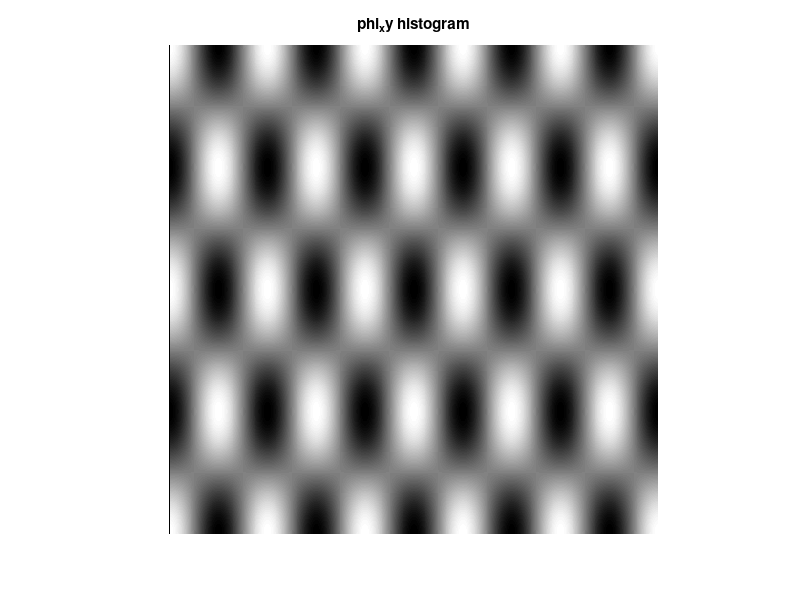

Here is the MATLAB script that generated this plot: (Note: this script raises an error after producing the figure.)
clear all;
close all;
clc;
%% -- section 1 -- %%

% - part b - %

% we define the granularity of the function samples. since we want to
% simulate a continues function we choose the delta between each sample to
% be very small (uniform distribution).
continuous_approx_delta = 0.001;
% calculate the 2D grid of a [0,1]x[0,1] rectangle.
grid = 0 : continuous_approx_delta : 1;
[x_grid,y_grid] = meshgrid(grid,grid);

% define the function's parameters.
omega_x = 5;
omega_y = 2;
A = 5000;
% since cos(x) gets 1 and -1 in the defined box, the highest and lowest
% points are the amplitude and (-amplitude) respectively.
phi_h = A;
phi_l = -A;
% calculate the function's values at the given sampling points (which,
% again simulates a continuous function).
phi_xy=A*cos(2*pi*omega_x*(x_grid)).* cos(2*pi* omega_y *(y_grid));

% plot the function as a greyscale image histogram.
imshow(phi_xy,[phi_l phi_h]);
title('phi_xy histogram');

% figure('Name','phi_xy(continuous)');
% mesh_grid = surf(x_grid,y_grid,phi_xy);
% set(mesh_grid,'LineStyle','none');

% - part c - %
% calculate phi-low and phi-high by finding the the min element and max
% element of the given phi matrix
phi_l = min(min(phi_xy));
phi_h = max(max(phi_xy));

% now we want to numericaly calculate the derivative of phi according to x
% and the derivative of phi according to y of every existing point
% in the defined area. for that we will use the definition of the
% derivative. first we are calculating the value of the function at a close
% point (x+delta or y+delta).
phi_x_delta_y = A*cos(2*pi*omega_x*(x_grid+continuous_approx_delta)).* cos(2*pi* omega_y *(y_grid));
phi_x_y_delta = A*cos(2*pi*omega_x*(x_grid)).* cos(2*pi* omega_y *(y_grid+continuous_approx_delta));
% afterwards, we use the previous calculation to calculate an approximation
% of the derivative in every point.
dev_phi_x = (phi_x_delta_y-phi_xy)./(continuous_approx_delta);
dev_phi_y = (phi_x_y_delta-phi_xy)./(continuous_approx_delta);
%lastly, we are doing an approximation of the integral of the energy of the
% derivative of phi according to x and according to y. the approximation is
% done by creating a dense grid of the total area and calculating the
% sum of the areas of the 3D squares created beneath the energies functions
energy_dev_phi_x = sum(sum((dev_phi_x.^2).*((continuous_approx_delta)^2)));
energy_dev_phi_y = sum(sum((dev_phi_y.^2).*((continuous_approx_delta)^2)));

% the results we are getting are:
% phi_l = 5000
% phi_h = -5000
% energy_dev_phi_x = 6.180334468832723e+09
% energy_dev_phi_y = 9.889214252841669e+08


% - part d - %

% in this part, we need to find N_x,N_y & b which setisfy the non-linear
% optimization problem:
% min {MSE_total(N_x,N_y,b)}
% s.t. N_x*N_y*b = B
%
% we need to do it for 2 different values of B.
B_l = 5000;
B_h = 50000;
% let's define the MSE function.
% the function we have has a uniform partition of values across [0,1]x[0,1]
% so we can use the MSE equation we have seen in class. this equation
% assumes uniform sampling and quantizing. Note that x(1) represents N_x,
% x(2) represents N_y and x(3) represents b.
mse = @(x)(1/(12*(x(1))^2)*energy_dev_phi_x) + ...
    (1/(12*(x(2))^2)*energy_dev_phi_y) + ...
    ((phi_h-phi_l)^2)/(12*(2^(2*x(3))));
% define the starting values for x (for finiding the minimum) for the
% numerical calculation. we set them != 0 so fmincon won't fail on division
% by 0.
x0 = [0.001 0.001 0.001];
% define the constraint for B_l. we have no inequality constraint, only
% equality constraint: N_x*N_y*Nb - B = 0.
% we found out that calculating the minimum mse using the constraint
% B_x*B_y*b <= B is much faster using fmincon. since, in this case,
% changing the contraint from = to <= leads to an equal optimization
% problem (since the mse is built in such a way that will always want as
% big N_x,N_y,b as we may have) we changed the constraint.
con_l = @(x)deal((x(1)*x(2)*x(3)-B_l), []);
% define lower and upper bounds for the values of N_x, N_y, b.
lb_l = [0.001 0.001 0.001];
ub_l = [B_l B_l B_l];
% we need to set options to increase max number of iterations.
options = optimoptions('fmincon','MaxFunctionEvaluations', inf, 'MaxIterations', inf);
[opt_l,f_opt_l] = fmincon(mse,x0,[],[],[],[],lb_l,ub_l,con_l,options);
% in this subsection we do not need to transform N_x,N_y & b to integers.
% the results for B_low:
% N_x = 59.2081
% N_y = 23.6840
% b   = 3.5656
% MSE = 3.5328e+05

% ...and do the same with B_h.
con_h = @(x)deal((x(1)*x(2)*x(3)-B_h), []);
lb_h = [0.001 0.001 0.001];
ub_h = [B_h B_h B_h];
[opt_h,f_opt_h] = fmincon(mse,x0,[],[],[],[],lb_h,ub_h,con_h,options);
% the results for B_high:
% N_x = 154.6462
% N_y = 61.8606
% b   = 5.2266
% MSE = 4.9015e+04
% we can see that these results are very close to the result we got in the
% previous part!

% - part e - %

% in this part we need to find the optimal N_x,N_y,b practically. To do so
% we will use a for loop that tests different combinations of N_x,N_y,b for
% finding minimum MSE while still statisfying the constraints.

% initialize the opt MSE value and the solutions vector.
practical_opt_l = [0 0 0];
practical_opt_val_l = inf;
% now we want to test different combinations of INTEGER N_x,N_y,b values
% for finding optimality. The for loop is running on N_x and N_y, and b is
% derived from them. to keep b an integer and still statisfy the constraint
% N_x*N_y*b <= B we use floor on b's value.
% we are going to save the new matrix we are creating here. for allocate it
% beforehand for performance.
reconstructed_image_l = zeros(1/continuous_approx_delta+1);
best_reconstructed_image_l = zeros(1/continuous_approx_delta+1);
% this variable is going to be explained soon
last_y = 0;
% NOTE: this loop might take about a minutes to complete.
tic;
for N_x = B_l:-1:1
    % now we are going to do a trick in order to speed up the calculation.
    % notice that we are running the loop from the highest value of N_x and
    % backwards. Let us notice the following facts:
    % 1. The maximum value of N_y is floor(B_l/N_x) since N_x*N_y <=B
    % 2. if maximum value of N_y is the same as in previous iteration, the
    %    possible values of b are going to be the same as in previous
    %    iteration.
    % 3. since we only decrease N_x and N_y in each iteration, then if the
    %    max value of N_y is the same as in previous iteration, then we can
    %    not get a better resoult for N_x,N_y,b combination then what we've
    %    got in previous iteration (since b gets the same values but we
    %    decreased N_x / N_y).

    % check if we can generate new values of N_y in this iteration and thus
    % generate new values of b. if not we can skip this iteration.
    if(floor(B_l/N_x) == last_y)
        continue;
    end;
    % calculate the vector of all possible values of N_y that gives maximum
    % N_y for particular b.
    %N_y_values = unique(floor((B_l./(N_x*(1:floor(B_l/N_x))))));

    % and save the new max N_y value.
    last_y = floor(B_l/N_x);
    % this variable is going to be used to save the last b found.
    last_b = 0;
    % now loop through N_y values. notice that we are going backwards
    for N_y = floor(B_l/N_x):-1:1
        b = floor(B_l/(N_x*N_y));
        % if the b that was found is similar to the privous b, then it
        % means that we found a combination of N_x,N_y,b that has lower N_y
        % than the previous iteration (but same b), this means that we are
        % going to get a worse MSE for sure. If this is the case skip this
        % iteration
        if (b == last_b)
          continue;
        end
        last_b = b;
        % As we assumed a uniform quantizer when calculating optimal N_x,N_y,b,
        % each decision level should have the same length. let us calculate the
        % length of each decision level - ((phi_high - phi_low) / N)
        decision_region_length = max((2 * abs(A)) / (2^b),1);
        % now we are going to loop through each square in the grid created by N_x &
        % N_y, find the sampling point which is the avarage value of phi in every
        % square and then quantize the average value we found.
        for i = 0:1:(N_y-1)
            % calculate the starting and ending element of the y-axis (in the phi-
            % matrix) as a function of the current i iteration.
            y_start = ceil(i/(continuous_approx_delta*N_y))+1;
            y_end = floor((i+1)/(continuous_approx_delta*N_y))+1;

            for j = 0:1:(N_x-1)
                % similarly, calculate the starting and ending element of the x-axis
                % (in the phi-matrix) as a function of the current j iteration.
                x_start = ceil(j/(continuous_approx_delta*N_x))+1;
                x_end = floor((j+1)/(continuous_approx_delta*N_x))+1;

                % now that we know the range of elements in the current region, we
                % can create a smaller matrix containing only these elements.
                partial = phi_xy([y_start:y_end],[x_start:x_end]);
                % using a numeric integration (approximation) as we did in part c
                % and then dividing by the square size to find the optimal phi (as
                % we saw in class - for a uniform partition, the average point in
                % each sqaure gives the optimal sampling point).
                phi_opt = (N_x*N_y)*(continuous_approx_delta^2 * sum(sum(partial)));
                % the next calculation finds the quantized value of phi_opt (in the
                % given square). of course, as we can see in the below calculation,
                % the representation level of a uniform quantizer is the mid point
                % of the decision interval.
                quantized_phi_opt = (floor(phi_opt/decision_region_length)    + ...
                    ceil((phi_opt+1)/decision_region_length)) * ...
                    decision_region_length / 2;
                % finally save that value in the adjacent sub-matrix of the final-
                % result-matrix.
                reconstructed_image_l([y_start:y_end], [x_start:x_end]) = quantized_phi_opt;
            end
        end

        % calculate mse with the given N_x Ny & b
        parctical_mse = continuous_approx_delta^2 * sum(sum((phi_xy - reconstructed_image_l).^2));
        % if we get a "better" result for the mse then save the new optimal
        % value and optimal solution.
        if (practical_opt_val_l > parctical_mse)
            practical_opt_val_l = parctical_mse;
            practical_opt_l = [N_x N_y b];
            best_reconstructed_image_l = reconstructed_image_l;
        end
    end
end
toc;
% results for the B_low practical solution:
% N_x = 54
% N_y = 23
% b   = 4
% MSE = 3.5783e+05

% ...and do the same with B_h.
practical_opt_h = [0 0 0];
practical_opt_val_h = inf;
reconstructed_image_h = zeros(1/continuous_approx_delta+1);
best_reconstructed_image_h = zeros(1/continuous_approx_delta+1);
max_N_y = 0;
% NOTE: this run might take about 10 minutes.
tic;
for N_x = B_h:-1:1
    N_y_values = unique(floor((B_h./(N_x*(1:floor(B_h/N_x))))));
    if(N_y_values(end) == max_N_y)
        continue;
    end;
    max_N_y = N_y_values(end);
    for N_y = N_y_values
        b = floor(B_h/(N_x*N_y));

        decision_region_length = (2 * abs(A)) / (2^b);
        for i = 0:1:(N_x-1)
            x_start = ceil(i/(continuous_approx_delta*N_x))+1;
            x_end = floor((i+1)/(continuous_approx_delta*N_x))+1;
            for j = 0:1:(N_y-1)
                y_start = ceil(j/(continuous_approx_delta*N_y))+1;
                y_end = floor((j+1)/(continuous_approx_delta*N_y))+1;
                partial = phi_xy([y_start:y_end], [x_start:x_end]);
                phi_opt = (N_x*N_y)*(continuous_approx_delta^2 * sum(sum(partial)));
                quantized_phi_opt = (floor(phi_opt/decision_region_length)    + ...
                                    ceil((phi_opt+1)/decision_region_length)) * ...
                                    decision_region_length / 2;
                reconstructed_image_h([y_start:y_end], [x_start:x_end]) = quantized_phi_opt;
            end
        end

        % calculate mse with the given N_x Ny & b
        parctical_mse = continuous_approx_delta^2 * sum(sum((phi_xy - reconstructed_image_h).^2));
        % if we get a "better" result for the mse then save the new optimal
        % value and optimal solution.
        if (practical_opt_val_h > parctical_mse)
            practical_opt_val_h = parctical_mse;
            practical_opt_h = [N_x N_y b];
            best_reconstructed_image_h = reconstructed_image_h;
        end
    end
end
toc;
% results for the B_high practical solution:
% N_x = 167
% N_y = 59
% b   = 5
% MSE = 5.7391e+04
% we can see that, also here, the results are pretty close to the result
% we got in the previous part!

% plot the graph of phi after sampling and quantization using bit badget of
% 5000
imshow(best_reconstructed_image_l,[phi_l phi_h]);
% figure;
% mesh_grid = surf(x_grid,y_grid,reconstructed_image_l);
title('Graph of phi_x_y after sampling and quantization using bit badget of 5,000');
% xlabel('x');
% ylabel('y');
% zlabel('phi');
% set(mesh_grid,'LineStyle','none');


% ...now we can do the same for B_high
% plot the graph of phi after sampling and quantization using bit badget of
% 50000
imshow(best_reconstructed_image_h,[phi_l phi_h]);
% figure;
% mesh_grid = surf(x_grid,y_grid,reconstructed_image_h);
title('Graph of phi_x_y after sampling and quantization using bit badget of 50,000');
% xlabel('x');
% ylabel('y');
% zlabel('phi');
% set(mesh_grid,'LineStyle','none');
